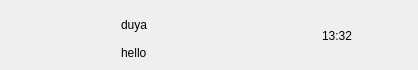
<?xml version="1.0" encoding="UTF-8"?>
<ui version="4.0">
 <class>ChatUserWid</class>
 <widget class="QWidget" name="ChatUserWid">
  <property name="geometry">
   <rect>
    <x>0</x>
    <y>0</y>
    <width>418</width>
    <height>70</height>
   </rect>
  </property>
  <property name="minimumSize">
   <size>
    <width>0</width>
    <height>70</height>
   </size>
  </property>
  <property name="maximumSize">
   <size>
    <width>16777215</width>
    <height>70</height>
   </size>
  </property>
  <property name="windowTitle">
   <string>Form</string>
  </property>
  <layout class="QHBoxLayout" name="horizontalLayout">
   <property name="spacing">
    <number>3</number>
   </property>
   <property name="leftMargin">
    <number>6</number>
   </property>
   <property name="topMargin">
    <number>2</number>
   </property>
   <property name="rightMargin">
    <number>13</number>
   </property>
   <property name="bottomMargin">
    <number>2</number>
   </property>
   <item>
    <widget class="QWidget" name="icon_wid" native="true">
     <property name="sizePolicy">
      <sizepolicy hsizetype="Fixed" vsizetype="Fixed">
       <horstretch>0</horstretch>
       <verstretch>0</verstretch>
      </sizepolicy>
     </property>
     <property name="minimumSize">
      <size>
       <width>50</width>
       <height>50</height>
      </size>
     </property>
     <property name="maximumSize">
      <size>
       <width>50</width>
       <height>50</height>
      </size>
     </property>
     <layout class="QHBoxLayout" name="horizontalLayout_2">
      <property name="spacing">
       <number>0</number>
      </property>
      <property name="leftMargin">
       <number>0</number>
      </property>
      <property name="topMargin">
       <number>0</number>
      </property>
      <property name="rightMargin">
       <number>2</number>
      </property>
      <property name="bottomMargin">
       <number>0</number>
      </property>
      <item>
       <widget class="QLabel" name="icon_lb">
        <property name="minimumSize">
         <size>
          <width>45</width>
          <height>45</height>
         </size>
        </property>
        <property name="maximumSize">
         <size>
          <width>45</width>
          <height>45</height>
         </size>
        </property>
        <property name="text">
         <string/>
        </property>
        <property name="alignment">
         <set>Qt::AlignmentFlag::AlignCenter</set>
        </property>
       </widget>
      </item>
     </layout>
    </widget>
   </item>
   <item>
    <widget class="QWidget" name="user_info_wid" native="true">
     <property name="maximumSize">
      <size>
       <width>170</width>
       <height>16777215</height>
      </size>
     </property>
     <layout class="QVBoxLayout" name="verticalLayout">
      <property name="spacing">
       <number>2</number>
      </property>
      <property name="leftMargin">
       <number>2</number>
      </property>
      <property name="rightMargin">
       <number>5</number>
      </property>
      <property name="bottomMargin">
       <number>2</number>
      </property>
      <item>
       <widget class="QLabel" name="user_name_lb">
        <property name="maximumSize">
         <size>
          <width>130</width>
          <height>16777215</height>
         </size>
        </property>
        <property name="text">
         <string>duya</string>
        </property>
       </widget>
      </item>
      <item>
       <widget class="QLabel" name="user_chat_lb">
        <property name="maximumSize">
         <size>
          <width>130</width>
          <height>16777215</height>
         </size>
        </property>
        <property name="text">
         <string>hello</string>
        </property>
       </widget>
      </item>
     </layout>
    </widget>
   </item>
   <item>
    <widget class="QWidget" name="time_wid" native="true">
     <property name="sizePolicy">
      <sizepolicy hsizetype="Fixed" vsizetype="Fixed">
       <horstretch>0</horstretch>
       <verstretch>0</verstretch>
      </sizepolicy>
     </property>
     <property name="minimumSize">
      <size>
       <width>50</width>
       <height>50</height>
      </size>
     </property>
     <property name="maximumSize">
      <size>
       <width>50</width>
       <height>50</height>
      </size>
     </property>
     <widget class="QLabel" name="time_lb">
      <property name="geometry">
       <rect>
        <x>0</x>
        <y>20</y>
        <width>54</width>
        <height>12</height>
       </rect>
      </property>
      <property name="text">
       <string>13:32</string>
      </property>
     </widget>
    </widget>
   </item>
  </layout>
 </widget>
 <resources/>
 <connections/>
</ui>
